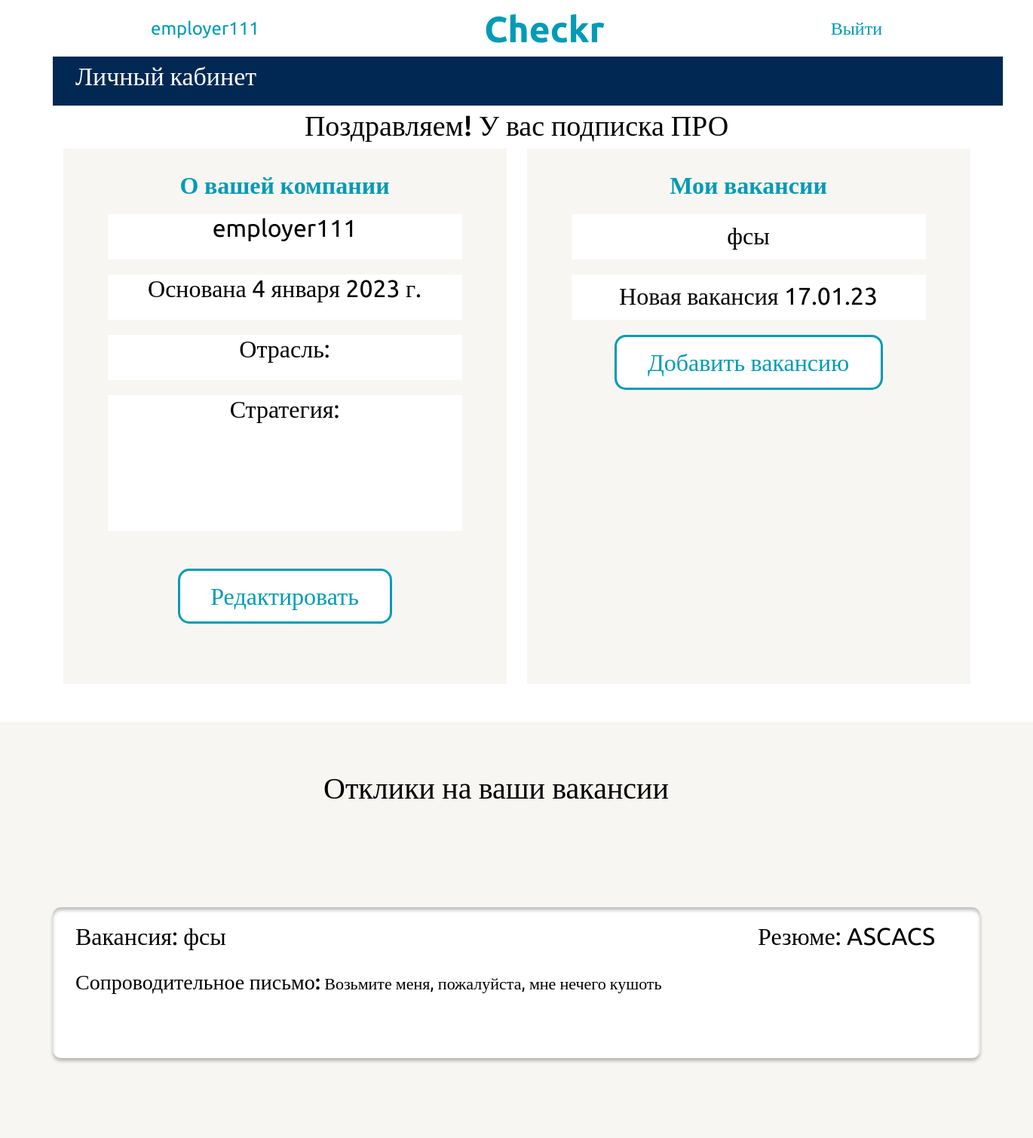
The app's page /lk/ (signed in, upper part), older data.
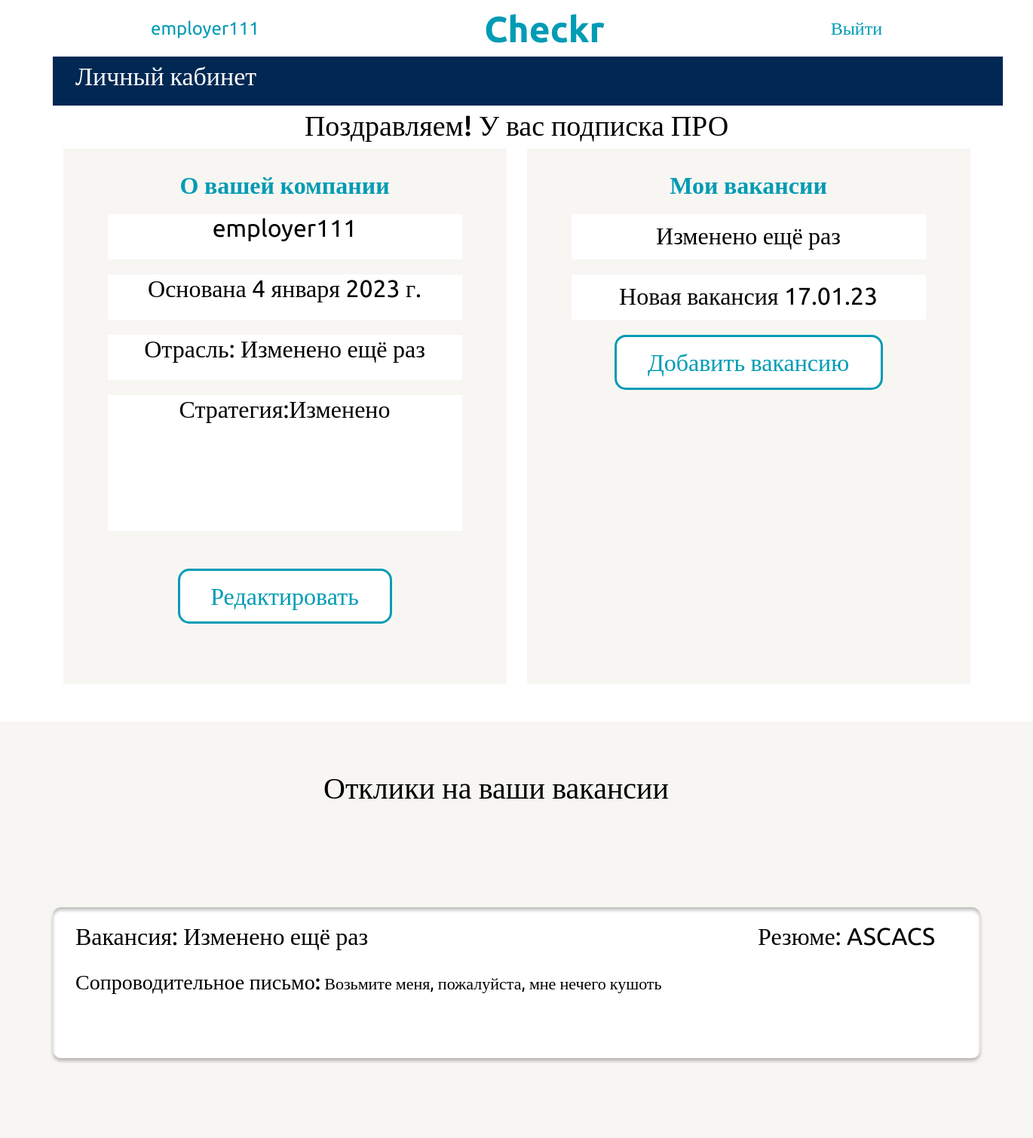
The same page, newer data.
### my_hh_app/models.py (models this page shows, shortened)
class Vacancies(models.Model):
    title = models.CharField("Title", max_length=200)
    location = models.CharField("Location", max_length=200)
    salary = models.CharField("salary", max_length=200)
    skills = models.ManyToManyField(Skills)
    author = models.ForeignKey(User, on_delete=models.SET_NULL, null=True)
    company_name = models.ForeignKey(Companies, on_delete=models.SET_NULL, null=True)
    description = models.TextField("description", default="")
    def __str__(self):
        return self.title

class ResponsesVacancy(models.Model):
    vacancy_id = models.ForeignKey(Vacancies, on_delete=models.SET_NULL, null=True)
    cover_letter = models.TextField("Cover_letter")
    resume_id = models.ForeignKey(Resume, on_delete=models.SET_NULL, null=True)
    author_vacancy_name = models.ForeignKey(User, on_delete=models.SET_NULL, null=True)
    def __str__(self):
        return f"{self.resume_id}"

class Companies(models.Model):
    company_name = models.CharField("company_name", max_length=200)
    author = models.ForeignKey(User, on_delete=models.SET_NULL, default="", null=True)
    foundation_data = models.DateField("foundation_data", default=datetime.datetime.now(), null=True)
    industry = models.CharField("industry", max_length=200, default="", null=True)
    strategy_description = models.TextField("Strategy_description", default="", null=True)

class Resume(models.Model):
    name = models.CharField("name", max_length=200)
    option = (("male", "Мужской"), ("female", "Женский"))
    gender = models.CharField("gender", max_length=200, choices=option ,)
    spec = models.TextField("speciality", max_length=200)
    experience = models.TextField("experience")
    option = (("full-time", "full-time"), ("part-time", "part-time"))
    type_of_employment = models.CharField("type_of_employment", max_length=200, choices=option)
    skills = models.ManyToManyField(Skills)
    age = models.CharField("age", max_length=100)
    phone = models.CharField("phone", max_length=20)
    salary = models.CharField("salary", max_length=200)
    adres = models.CharField("adres", max_length=200)
    author = models.ForeignKey(User, on_delete=models.SET_NULL, null=True)
    def __str__(self):
        return self.spec

### lk/views.py (the view)
# urls.py: path("", views.lk),
@login_required
def lk(request):
    user = request.user
    cure_user_status = UserStatus.objects.get(user=user).status
    context = {"cure_user_status": cure_user_status}
    if request.method == "POST":
        user_status = UserStatus.objects.get(user=user)
        user_status.status = "top_employer"
        user_status.save()
    if cure_user_status == "candidate":
        author_resume = Resume.objects.filter(author=user)
        context["author_resumes"] = author_resume
        checked_skills = UserCheckedSkills.objects.get(user=user).skills_id
        if len(checked_skills.all()) == 0:
            context["checked_skills"] = 0
        else:
            context["checked_skills_len"] = checked_skills
            context["checked_skills"] = checked_skills
        return render(request, "lk/candidate_lk.html", context)
    elif cure_user_status == "employer" or cure_user_status == "top_employer":
        company_info = Companies.objects.get(author=user, )
        responses = ResponsesVacancy.objects.filter(author_vacancy_name=user)
        vacancies = Vacancies.objects.filter(author=user)
        context["company_info"] = company_info
        context["responses"] = responses
        context["vacancies"] = vacancies
        return render(request, "lk/employer_lk.html", context)

### my_hh_app/templates/lk/employer_lk.html (shortened to what this page needs)
{% extends 'my_hh_app/base.html' %}
{% block content %}
<section class="employer__lk">
  <div class="lk__header">Личный кабинет </div>
  {% if cure_user_status == "employer" %}
<form class = "proform"method="post">
  {% csrf_token %}
  <button  class="subscribe__top__btn" type="submit">
    Получить "ПРО" подписку
  </button>
</form>
{% else %}
<span class="subscribe__top__span">Поздравляем! У вас подписка ПРО </span>
{% endif %}
  <div class="company__info">
    <div class="login__div">
      <p class=employer__lk__p>О вашей компании</p>
      <div class="company__info__small">
          <div>{{company_info.company_name}}</div>
      </div>
      <div class="company__info__small">
          <div>Основана {{company_info.foundation_data}}</div>
      </div>
      <div class="company__info__small">
          <div>Отрасль: {{company_info.industry}}</div>
      </div>
      <div class="company__info__big">
          <div>Стратегия:{{company_info.strategy_description}}</div>
      </div>
      <a href="{{company_info.id}}/change_company_info" class="login__btn">
        <p class="login__btn__p">Редактировать</p>
      </a>
    </div>
    <div class="login__div">
      <p class=employer__lk__p>Мои вакансии</p>
      {% for vacancy in vacancies %}
      <div class="company__info__small">
        <a class="company__info__small__a" href="http://127.0.0.1:8000/vacancy_view/{{vacancy.id}}/1">{{vacancy}}</a>
      </div>
      {% endfor %}
      <a href="send_vacation" class="login__btn__add__vacancy">
        <p class="login__btn__p">Добавить вакансию</p>
      </a>
    </div>
  </div>
</section>
<section class="your__responses">
  <div class="responses__title">Отклики на ваши вакансии</div>
  {% for response in responses %}
  <div class="responses__card">
    <div class="response__card__div__1">
      <a class="response__vacancy__name" href="/vacancy_view/{{response.vacancy_id.id}}/0">Вакансия: {{response.vacancy_id}}</a>
      <a class="response__resume__name" href="http://127.0.0.1:8000/resume_view/{{response.resume_id.id}}"> Резюме: {{response}}</a>
    </div>
    <div class="response__card__div__2">
      <span class="response__card__div__2__span">Сопроводительное письмо:</span> {{response.cover_letter}}
    </div>
  </div>
  {% endfor %}
</section>
{% endblock %}

Row changes from the older to the newer data that the page shows:
changed Companies "employer111": industry (not shown) → "Изменено ещё раз"; strategy_description (not shown) → "Изменено"
changed Vacancies: title "фсы" → "Изменено ещё раз"
changed through a linked row, ResponsesVacancy "Возьмите меня, пожалуйста, мне нечего кушоть": vacancy_id "фсы" → "Изменено ещё раз"
